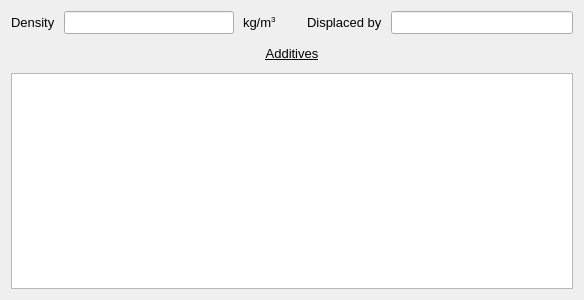
<?xml version="1.0" encoding="UTF-8"?>
<ui version="4.0">
 <class>PicklingForm</class>
 <widget class="QWidget" name="PicklingForm">
  <property name="geometry">
   <rect>
    <x>0</x>
    <y>0</y>
    <width>584</width>
    <height>300</height>
   </rect>
  </property>
  <property name="font">
   <font>
    <pointsize>10</pointsize>
   </font>
  </property>
  <property name="windowTitle">
   <string>Form</string>
  </property>
  <property name="locale">
   <locale language="English" country="UnitedStates"/>
  </property>
  <layout class="QGridLayout" name="gridLayout">
   <property name="horizontalSpacing">
    <number>30</number>
   </property>
   <property name="verticalSpacing">
    <number>12</number>
   </property>
   <item row="0" column="0">
    <layout class="QFormLayout" name="formLayout">
     <property name="horizontalSpacing">
      <number>9</number>
     </property>
     <property name="verticalSpacing">
      <number>9</number>
     </property>
     <item row="0" column="0">
      <widget class="QLabel" name="pa_density_label">
       <property name="text">
        <string notr="true">Density</string>
       </property>
      </widget>
     </item>
     <item row="0" column="1">
      <layout class="QHBoxLayout" name="horizontalLayout_2">
       <item>
        <widget class="QLineEdit" name="pa_density_lineedit"/>
       </item>
       <item>
        <widget class="QLabel" name="pa_density_unit_label">
         <property name="text">
          <string>kg/m&lt;span style=&quot; vertical-align:super;&quot;&gt;3&lt;/span&gt;</string>
         </property>
        </widget>
       </item>
      </layout>
     </item>
    </layout>
   </item>
   <item row="0" column="1">
    <layout class="QFormLayout" name="formLayout_2">
     <property name="horizontalSpacing">
      <number>9</number>
     </property>
     <property name="verticalSpacing">
      <number>9</number>
     </property>
     <item row="0" column="0">
      <widget class="QLabel" name="pa_displaced_by_label">
       <property name="text">
        <string notr="true">Displaced by</string>
       </property>
      </widget>
     </item>
     <item row="0" column="1">
      <widget class="QLineEdit" name="pa_displaced_by_lineedit"/>
     </item>
    </layout>
   </item>
   <item row="1" column="0" colspan="2">
    <widget class="QLabel" name="pa_additives_label">
     <property name="font">
      <font>
       <pointsize>10</pointsize>
       <underline>true</underline>
      </font>
     </property>
     <property name="text">
      <string notr="true">Additives</string>
     </property>
     <property name="alignment">
      <set>Qt::AlignCenter</set>
     </property>
    </widget>
   </item>
   <item row="2" column="0" colspan="2">
    <widget class="QTableView" name="pa_additives_tableview">
     <property name="font">
      <font>
       <family>MS Shell Dlg 2</family>
       <pointsize>10</pointsize>
      </font>
     </property>
     <property name="editTriggers">
      <set>QAbstractItemView::DoubleClicked|QAbstractItemView::EditKeyPressed</set>
     </property>
     <property name="alternatingRowColors">
      <bool>true</bool>
     </property>
     <property name="selectionMode">
      <enum>QAbstractItemView::SingleSelection</enum>
     </property>
    </widget>
   </item>
  </layout>
 </widget>
 <resources/>
 <connections/>
</ui>
